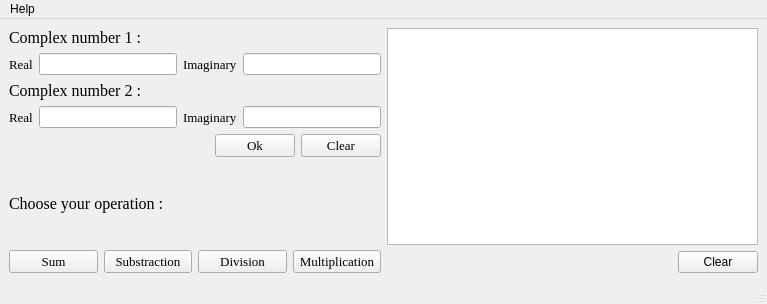
<?xml version="1.0" encoding="UTF-8"?>
<ui version="4.0">
 <class>MainWindow</class>
 <widget class="QMainWindow" name="MainWindow">
  <property name="geometry">
   <rect>
    <x>0</x>
    <y>0</y>
    <width>767</width>
    <height>304</height>
   </rect>
  </property>
  <property name="windowTitle">
   <string>Complex</string>
  </property>
  <property name="windowIcon">
   <iconset>
    <normaloff>../../../Downloads/baha.png</normaloff>../../../Downloads/baha.png</iconset>
  </property>
  <widget class="QWidget" name="centralwidget">
   <layout class="QHBoxLayout" name="horizontalLayout_6">
    <item>
     <layout class="QVBoxLayout" name="verticalLayout_6">
      <item>
       <layout class="QVBoxLayout" name="verticalLayout_4">
        <item>
         <layout class="QVBoxLayout" name="verticalLayout_3">
          <item>
           <layout class="QVBoxLayout" name="verticalLayout_2">
            <item>
             <widget class="QLabel" name="label_3">
              <property name="font">
               <font>
                <family>Times New Roman</family>
                <pointsize>12</pointsize>
               </font>
              </property>
              <property name="text">
               <string>Complex number 1 :</string>
              </property>
             </widget>
            </item>
            <item>
             <layout class="QHBoxLayout" name="horizontalLayout">
              <item>
               <widget class="QLabel" name="label">
                <property name="font">
                 <font>
                  <family>Times New Roman</family>
                  <pointsize>10</pointsize>
                 </font>
                </property>
                <property name="text">
                 <string>Real</string>
                </property>
                <property name="buddy">
                 <cstring>lineEdit_real_1</cstring>
                </property>
               </widget>
              </item>
              <item>
               <widget class="QLineEdit" name="lineEdit_real_1"/>
              </item>
              <item>
               <widget class="QLabel" name="label_2">
                <property name="font">
                 <font>
                  <family>Times New Roman</family>
                  <pointsize>10</pointsize>
                 </font>
                </property>
                <property name="text">
                 <string>Imaginary</string>
                </property>
                <property name="buddy">
                 <cstring>lineEdit_imaginary_1</cstring>
                </property>
               </widget>
              </item>
              <item>
               <widget class="QLineEdit" name="lineEdit_imaginary_1"/>
              </item>
             </layout>
            </item>
           </layout>
          </item>
          <item>
           <layout class="QVBoxLayout" name="verticalLayout">
            <item>
             <widget class="QLabel" name="label_6">
              <property name="font">
               <font>
                <family>Times New Roman</family>
                <pointsize>12</pointsize>
               </font>
              </property>
              <property name="text">
               <string>Complex number 2 :</string>
              </property>
             </widget>
            </item>
            <item>
             <layout class="QHBoxLayout" name="horizontalLayout_2">
              <item>
               <widget class="QLabel" name="label_4">
                <property name="font">
                 <font>
                  <family>Times New Roman</family>
                  <pointsize>10</pointsize>
                 </font>
                </property>
                <property name="text">
                 <string>Real</string>
                </property>
                <property name="buddy">
                 <cstring>lineEdit_real_2</cstring>
                </property>
               </widget>
              </item>
              <item>
               <widget class="QLineEdit" name="lineEdit_real_2"/>
              </item>
              <item>
               <widget class="QLabel" name="label_5">
                <property name="font">
                 <font>
                  <family>Times New Roman</family>
                  <pointsize>10</pointsize>
                 </font>
                </property>
                <property name="text">
                 <string>Imaginary</string>
                </property>
                <property name="buddy">
                 <cstring>lineEdit_imaginary_2</cstring>
                </property>
               </widget>
              </item>
              <item>
               <widget class="QLineEdit" name="lineEdit_imaginary_2"/>
              </item>
             </layout>
            </item>
           </layout>
          </item>
         </layout>
        </item>
        <item>
         <layout class="QHBoxLayout" name="horizontalLayout_3">
          <item>
           <spacer name="horizontalSpacer">
            <property name="orientation">
             <enum>Qt::Horizontal</enum>
            </property>
            <property name="sizeHint" stdset="0">
             <size>
              <width>40</width>
              <height>20</height>
             </size>
            </property>
           </spacer>
          </item>
          <item>
           <widget class="QPushButton" name="pushButton_ok">
            <property name="font">
             <font>
              <family>Times New Roman</family>
              <pointsize>10</pointsize>
             </font>
            </property>
            <property name="text">
             <string>Ok</string>
            </property>
           </widget>
          </item>
          <item>
           <widget class="QPushButton" name="pushButton_clear">
            <property name="font">
             <font>
              <family>Times New Roman</family>
              <pointsize>10</pointsize>
             </font>
            </property>
            <property name="text">
             <string>Clear</string>
            </property>
           </widget>
          </item>
         </layout>
        </item>
       </layout>
      </item>
      <item>
       <layout class="QVBoxLayout" name="verticalLayout_5">
        <item>
         <widget class="QLabel" name="label_7">
          <property name="font">
           <font>
            <family>Times New Roman</family>
            <pointsize>12</pointsize>
           </font>
          </property>
          <property name="text">
           <string>Choose your operation :</string>
          </property>
         </widget>
        </item>
        <item>
         <layout class="QHBoxLayout" name="horizontalLayout_4">
          <item>
           <widget class="QPushButton" name="pushButton_sum">
            <property name="font">
             <font>
              <family>Times New Roman</family>
              <pointsize>10</pointsize>
             </font>
            </property>
            <property name="text">
             <string>Sum</string>
            </property>
           </widget>
          </item>
          <item>
           <widget class="QPushButton" name="pushButton_sub">
            <property name="font">
             <font>
              <family>Times New Roman</family>
              <pointsize>10</pointsize>
             </font>
            </property>
            <property name="text">
             <string>Substraction</string>
            </property>
           </widget>
          </item>
          <item>
           <widget class="QPushButton" name="pushButton_div">
            <property name="font">
             <font>
              <family>Times New Roman</family>
              <pointsize>10</pointsize>
             </font>
            </property>
            <property name="text">
             <string>Division</string>
            </property>
           </widget>
          </item>
          <item>
           <widget class="QPushButton" name="pushButton_mul">
            <property name="font">
             <font>
              <family>Times New Roman</family>
              <pointsize>10</pointsize>
             </font>
            </property>
            <property name="text">
             <string>Multiplication</string>
            </property>
           </widget>
          </item>
         </layout>
        </item>
       </layout>
      </item>
     </layout>
    </item>
    <item>
     <layout class="QVBoxLayout" name="verticalLayout_7">
      <item>
       <widget class="QTextBrowser" name="result"/>
      </item>
      <item>
       <layout class="QHBoxLayout" name="horizontalLayout_5">
        <item>
         <spacer name="horizontalSpacer_2">
          <property name="orientation">
           <enum>Qt::Horizontal</enum>
          </property>
          <property name="sizeHint" stdset="0">
           <size>
            <width>40</width>
            <height>20</height>
           </size>
          </property>
         </spacer>
        </item>
        <item>
         <widget class="QPushButton" name="pushButton_clear_result">
          <property name="text">
           <string>Clear</string>
          </property>
         </widget>
        </item>
       </layout>
      </item>
     </layout>
    </item>
   </layout>
  </widget>
  <widget class="QMenuBar" name="menubar">
   <property name="geometry">
    <rect>
     <x>0</x>
     <y>0</y>
     <width>767</width>
     <height>25</height>
    </rect>
   </property>
   <widget class="QMenu" name="menuHelp">
    <property name="title">
     <string>Help</string>
    </property>
    <addaction name="actionAbout"/>
   </widget>
   <addaction name="menuHelp"/>
  </widget>
  <widget class="QStatusBar" name="statusbar"/>
  <action name="actionAbout">
   <property name="text">
    <string>About</string>
   </property>
  </action>
 </widget>
 <resources/>
 <connections/>
</ui>
